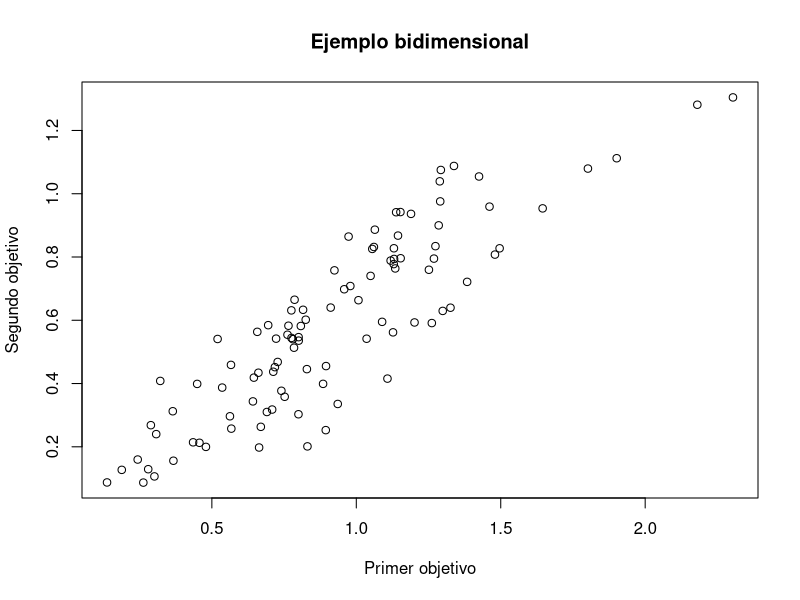

Reproduce this figure in R.
pick.one <- function(x) {
    if (length(x) == 1) {
        return(x)
    } else {
        return(sample(x, 1))
    }
}
 
poli <- function(maxdeg, varcount, termcount) {
    f <- data.frame(variable=integer(), coef=integer(), degree=integer())
    for (t in 1:termcount) {
        var <- pick.one(1:varcount)
        deg <- pick.one(1:maxdeg)
        f <-  rbind(f, c(var, runif(1), deg))
    }
    names(f) <- c("variable", "coef", "degree")
    return(f)
}
 
eval <- function(pol, vars, terms) {
    value <- 0.0
    for (t in 1:terms) {
        term <- pol[t,]
        value <-  value + term$coef * vars[term$variable]^term$degree
    }
    return(value)
}
 
vc <- 4
md <- 3
tc <- 5
k <- 2 # cuantas funciones objetivo
obj <- list()
for (i in 1:k) {
    obj[[i]] <- poli(md, vc, tc)
}
n <- 100 # cuantas soluciones aleatorias
sol <- matrix(runif(vc * n), nrow=n, ncol=vc)
val <- matrix(rep(NA, k * n), nrow=n, ncol=k)
for (i in 1:n) { # evaluamos las soluciones
    for (j in 1:k) { # para todos los objetivos
        val[i, j] <- eval(obj[[j]], sol[i,], tc)
    }
}
png("p11_init.png")
plot(val[,1], val[,2], xlab="Primer objetivo", ylab="Segundo objetivo",
     main="Ejemplo bidimensional")
graphics.off()        
